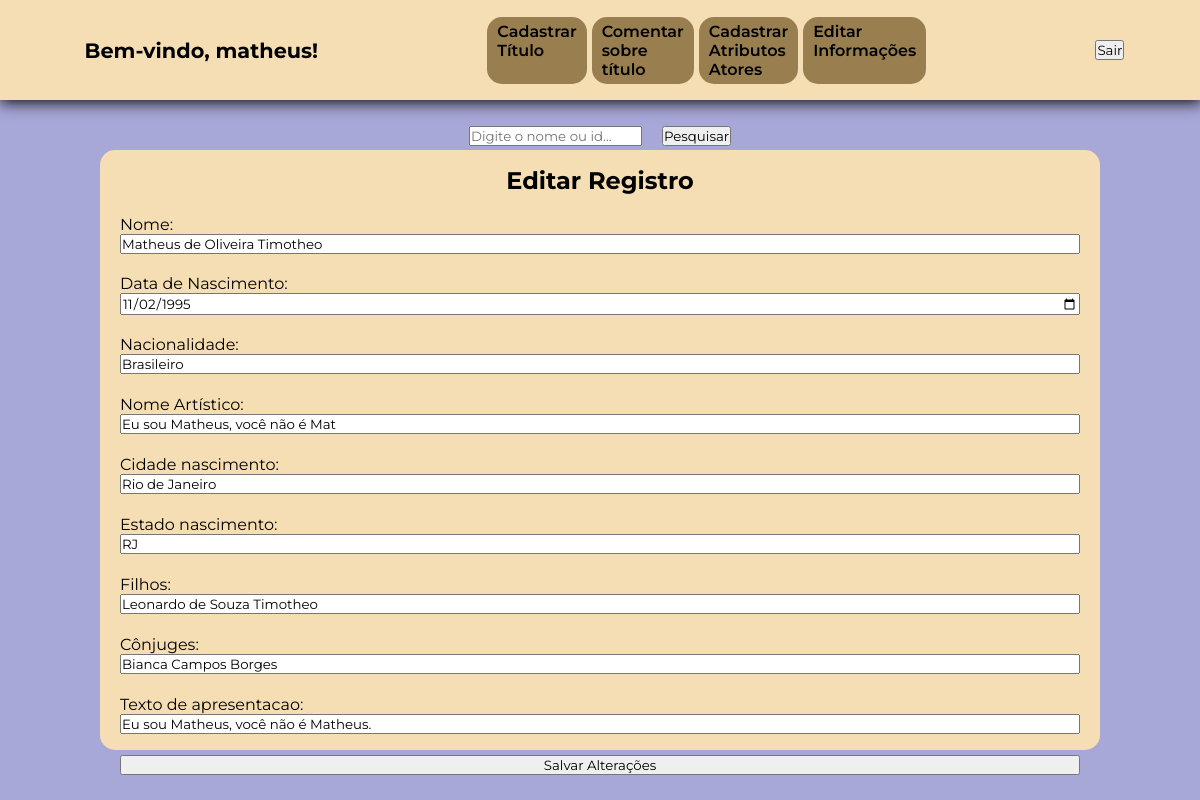
The app's page /php/cadastro/editarInformacoes.php?editar=2 (signed in) with its own data.
### tables this page shows
CREATE TABLE `atores` (
  `id` int(11) NOT NULL,
  `nome` varchar(30) NOT NULL,
  `nascimento` date NOT NULL,
  `falecimento` date NOT NULL,
  `nacionalidade` varchar(30) NOT NULL,
  `nome_artistico` varchar(30) DEFAULT NULL,
  `cidade_nascimento` varchar(30) DEFAULT NULL,
  `estado_nascimento` varchar(30) DEFAULT NULL,
  `filhos` text DEFAULT NULL,
  `conjuges` text DEFAULT NULL,
  `txt_apresentacao` text DEFAULT NULL
);

### php/cadastro/editarInformacoes.php (the view, shortened to what this page needs)
<?php
   require_once '../DB/conexaoDB.php';
?>
<!DOCTYPE html>
<html lang="pt-BR">
<head>
    <link rel="stylesheet" href="../../style/styleCadastroTitulo.css">
</head>
<body>
    <header>
        <?php include 'headerCadastro.php'; ?>
    </header>
    <main>
        <div class="card">
            <form class="pesquisa" method="GET" action="">
                <input type="text" name="busca" placeholder="Digite o nome ou id..." value="<?php echo isset($_GET['busca']) ? htmlspecialchars($_GET['busca']) : ''; ?>">
                <button type="submit">Pesquisar</button>
            </form>
            <h2>Editar Registro</h2>
            <?php
            $id =
            $nome =
            $nascimento =
            $nacionalidade =
            $nomeArtistico =
            $cidadeNascimento =
            $estadoNascimento =
            $filhos =
            $conjuges =
            $txtApresentacao = '';
            if (isset($_GET['editar'])) {
                $idSelecionado = intval($_GET['editar']);
                try {
                    $sql = "SELECT id,
                    nome,
                    nascimento,
                    nacionalidade,
                    nome_artistico,
                    cidade_nascimento,
                    estado_nascimento,
                    filhos,
                    conjuges,
                    txt_apresentacao FROM atores WHERE id = :id";
                    $stmt = $pdo->prepare($sql);
                    $stmt->bindValue(':id', $idSelecionado, PDO::PARAM_INT);
                    $stmt->execute();
                    $registro = $stmt->fetch(PDO::FETCH_ASSOC);
                    if ($registro) {
                        $id                     = $registro['id'];
                        $nome                   = $registro['nome'];
                        $nascimento             = $registro['nascimento'];
                        $nacionalidade          = $registro['nacionalidade'];
                        $nomeArtistico          = $registro['nome_artistico'];
                        $cidadeNascimento       = $registro['cidade_nascimento'];
                        $estadoNascimento       = $registro['estado_nascimento'];
                        $filhos                 = $registro['filhos'];
                        $conjuges               = $registro['conjuges'];
                        $txtApresentacao        = $registro['txt_apresentacao'];
                    } else {
                        echo "<p style='color: red;'>Registro não encontrado.</p>";
                    }
                } catch (PDOException $e) {
                    echo "Erro ao carregar registro para edição: " . $e->getMessage();
                }
            }
            ?>
            <?php if ($id): ?>
                <form class="informacoes" method="POST" action="">
                    <div class="label-input">
                        <label for="nome">Nome:</label>
                        <input type="text" id="nome" name="nome" value="<?php echo htmlspecialchars($nome); ?>">
                    </div>
                    <div class="label-input">
                        <label for="nascimento">Data de Nascimento:</label>
                        <input type="date" id="nascimento" name="nascimento" value="<?php echo htmlspecialchars($nascimento); ?>">
                    </div>
                    <div class="label-input">
                        <label for="nacionalidade">Nacionalidade:</label>
                        <input type="text" id="nacionalidade" name="nacionalidade" value="<?php echo htmlspecialchars($nacionalidade); ?>">
                    </div>
                    <div class="label-input">
                        <label for="nome_artistico">Nome Artístico:</label>
                        <input type="text" id="nome_artistico" name="nome_artistico" value="<?php echo htmlspecialchars($nomeArtistico); ?>">
                    </div>
                    <div class="label-input">
                        <label for="cidade_nascimento">Cidade nascimento:</label>
                        <input type="text" id="cidade_nascimento" name="cidade_nascimento" value="<?php echo htmlspecialchars($cidadeNascimento); ?>">
                    </div>
                    <div class="label-input">
                        <label for="estado_nascimento">Estado nascimento:</label>
                        <input type="text" id="estado_nascimento" name="estado_nascimento" value="<?php echo htmlspecialchars($estadoNascimento); ?>">
                    </div>
                    <div class="label-input">
                        <label for="filhos">Filhos:</label>
                        <input type="text" id="filhos" name="filhos" value="<?php echo htmlspecialchars($filhos); ?>">
                    </div>
                    <div class="label-input">
                        <label for="conjuges">Cônjuges:</label>
                        <input type="text" id="conjuges" name="conjuges" value="<?php echo htmlspecialchars($conjuges); ?>">
                    </div>
                    <div class="label-input">
                        <label for="txt_apresentacao">Texto de apresentacao:</label>
                        <input type="text" id="txt_apresentacao" name="txt_apresentacao" value="<?php echo htmlspecialchars($txtApresentacao); ?>">
                    </div>
                    <button type="submit">Salvar Alterações</button>
                </form>
            <?php endif; ?>
        </div>
    </main>
</body>
</html>

### style/styleCadastroTitulo.css (style rules this page uses)
:root { --cor-do-card:wheat ; --cor-body: rgb(167, 167, 216); --cor-btn-menu: rgb(153, 127, 79); --fonte-principal: "Montserrat", serif; }
* { margin: 0; padding: 0; font-family: var(--fonte-principal); }
body { width: 100vw; height: 700px; background-color: var(--cor-body); }
header, main, .card { display: flex; align-items: center; }
header { width: 100%; height: 100px; background-color: var(--cor-do-card); justify-content: space-around; box-shadow: 1px 1px 15px 1px black; }
main { width: 100%; height: 100%; justify-content: center; }
.card { width: 80%; height: 80%; padding: 20px 20px; background-color: var(--cor-do-card); border-radius: 15px; display: flex; flex-direction: column; justify-content: center; gap: 20px; }
form { display: flex; gap:20px; }
form { width: 100%; height: 100%; }
.label-input { display: flex; flex-direction: column; height: 50px; }

### php/cadastro/editarInformacoes.php (style rules this page uses)
.pesquisa { width: 100%; height: 50px; display: flex; align-items: center; justify-content: center; }
.informacoes { display: flex; flex-direction: column; }

### records on screen
atores: nome "Matheus de Oliveira Timotheo", nascimento "11/02/1995", nacionalidade "Brasileiro", nome_artistico "Eu sou Matheus, você não é Mat", cidade_nascimento "Rio de Janeiro", estado_nascimento "RJ", filhos "Leonardo de Souza Timotheo", conjuges "Bianca Campos Borges", txt_apresentacao "Eu sou Matheus, você não é Matheus."

### other values on screen
$_SESSION['username'] "matheus"
